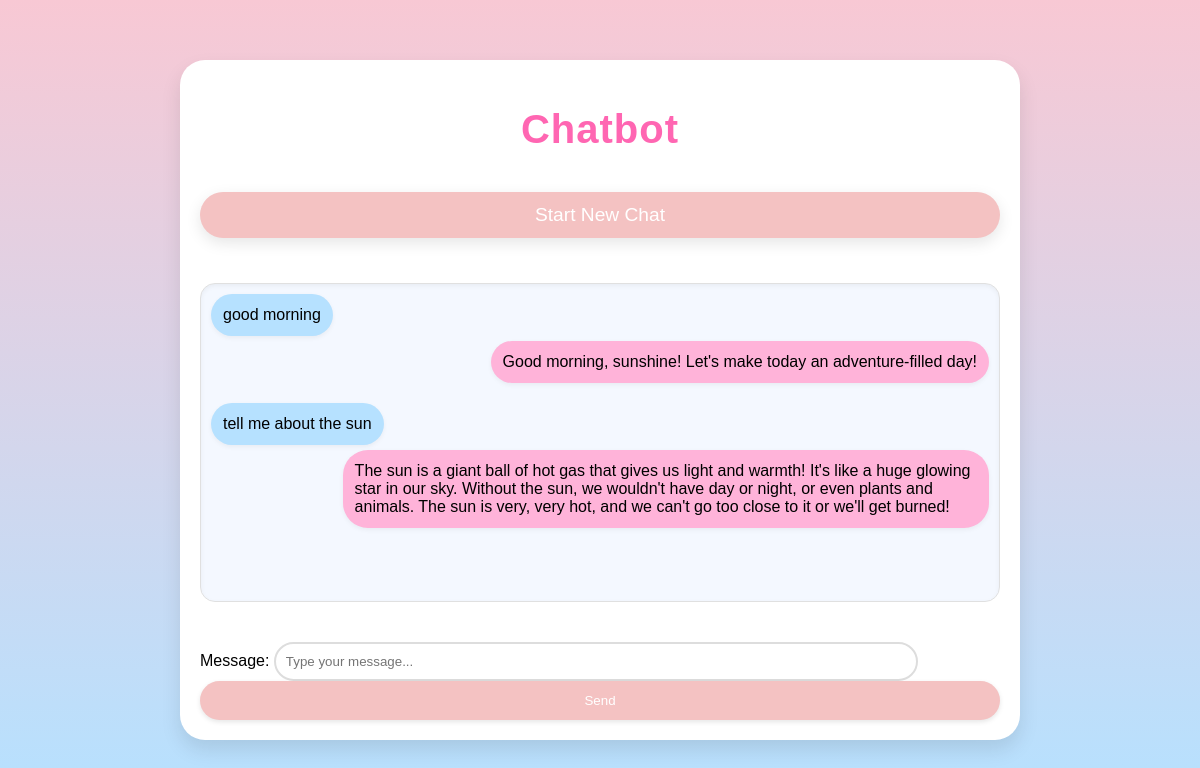
The page / on the database its author committed.
### chatbot_app/models.py (models this page shows, shortened)
class ChatMessage(models.Model):
    user_message = models.TextField()
    bot_response = models.TextField()
    timestamp = models.DateTimeField(auto_now_add=True)

### chatbot_app/views.py (the view)
# urls.py: path('', views.chatbot_view, name='chatbot'),
def chatbot_view(request):
    if request.method == 'POST':
        if 'new_chat' in request.POST:
            ChatMessage.objects.all().delete()
            return redirect('chatbot')
        form = ChatForm(request.POST)
        if form.is_valid():
            user_message = form.cleaned_data['message']
            bot_response = get_gemini_response(user_message)
            ChatMessage.objects.create(user_message=user_message, bot_response=bot_response)
            chat_messages = ChatMessage.objects.all()
            return render(request, 'chatbot.html', {'form': ChatForm(), 'chat_messages': chat_messages})
    else:
        chat_messages = ChatMessage.objects.all()
        form = ChatForm()
    return render(request, 'chatbot.html', {'form': form, 'chat_messages': chat_messages})

### chatbot_app/forms.py
class ChatForm(forms.Form):
    message = forms.CharField(
        widget=forms.TextInput(attrs={'class': 'chat-input', 'placeholder': 'Type your message...'})
    )

### chatbot_app/templates/chatbot.html (shortened to what this page needs)
<!DOCTYPE html>
<html>
<head>
    {% load static %}
    <link rel="stylesheet" href="{% static 'css/style.css' %}">
</head>
<body>
    <div class="chat-container">
        <h1>Chatbot</h1>
         <div class="new-chat-container">
            <form method="post">
                 <button class="new-chat-button" type="submit">Start New Chat</button>
             </form>
         </div>
        <div class="chat-history">
            {% for message in chat_messages %}
                <div class="chat-message">
                    <div class="user-message">{{ message.user_message }}</div>
                    <div class="bot-message">{{ message.bot_response }}</div>
                </div>
            {% endfor %}
        </div>
        <div class="form-container">
            <form method="post">
                {{ form }}
                <button type="submit">Send</button>
             </form>
        </div>
    </div>
</body>
</html>

### chatbot_app/static/css/style.css (style rules this page uses)
.chat-container { background-color: #fff; border-radius: 15px; box-shadow: 0 5px 20px rgba(0, 0, 0, 0.1); padding: 30px; width: 400px; overflow: hidden; position: relative; z-index: 1; }
h1 { text-align: center; color: #FF69B4; margin-bottom: 20px; letter-spacing: 1px; font-weight: bold; }
.new-chat-container { display: flex; justify-content: center; margin-bottom: 15px; }
.new-chat-button { padding: 10px 20px; background-color: #4A3C50; color: #fff; border: none; border-radius: 25px; cursor: pointer; transition: background-color 0.3s ease; box-shadow: 0 2px 5px rgba(0,0,0,0.1); margin-bottom: 10px; }
.chat-history { height: 300px; overflow-y: auto; border: 1px solid #e0e0e0; padding: 15px; margin-bottom: 15px; border-radius: 10px; background-color: #f0f0f0; box-shadow: inset 0 2px 5px rgba(0,0,0,0.05); }
.chat-message { margin-bottom: 15px; display: flex; align-items: flex-start; flex-direction: column; }
.user-message { background-color: #add8e6; padding: 12px; border-radius: 20px 20px 2px 20px; margin-right: auto; margin-bottom: 5px; max-width: 70%; word-wrap: break-word; box-shadow: 0 2px 5px rgba(0, 0, 0, 0.05); }
.bot-message { background-color: #FFB6C1; padding: 12px; border-radius: 20px 20px 20px 2px; margin-left: auto; margin-bottom: 5px; max-width: 70%; word-wrap: break-word; box-shadow: 0 2px 5px rgba(0, 0, 0, 0.05); }
.chat-input { width: calc(80% - 20px); padding: 10px; border: 2px solid #ddd; border-radius: 25px; margin-right: 10px; }
.form-container { display: flex; justify-content: space-between; align-items: center; }
button { padding: 10px 20px; background-color: #FF69B4; color: #fff; border: none; border-radius: 25px; cursor: pointer; transition: background-color 0.3s ease; box-shadow: 0 2px 5px rgba(0,0,0,0.1); }

### chatbot_app/templates/chatbot.html (style rules this page uses)
body { margin: 0; padding: 0; display: flex; justify-content: center; align-items: center; height: 100vh; font-family: 'Arial', sans-serif; background: linear-gradient(to bottom, #f8c8d4, #b6e1ff); }
.chat-container { width: 100%; max-width: 800px; height: 80vh; background-color: white; border-radius: 25px; box-shadow: 0 10px 20px rgba(0, 0, 0, 0.1); padding: 20px; display: flex; flex-direction: column; gap: 20px; overflow: hidden; }
h1 { text-align: center; color: #ff66b2; font-size: 2.5rem; font-weight: bold; }
.new-chat-container { text-align: center; }
.new-chat-button { padding: 12px 24px; font-size: 1.2rem; background-color: #f4c2c2; color: white; border: none; border-radius: 30px; cursor: pointer; box-shadow: 0 5px 15px rgba(0, 0, 0, 0.1); transition: background-color 0.3s ease, transform 0.3s ease; }
.chat-history { max-height: 60vh; overflow-y: auto; margin-bottom: 20px; padding-right: 15px; background-color: #f4f8ff; border-radius: 15px; padding: 10px; }
.chat-message { margin-bottom: 15px; display: flex; flex-direction: column; align-items: flex-start; }
.user-message { background-color: #b6e1ff; padding: 12px; border-radius: 25px; margin-bottom: 5px; color: black; max-width: 80%; word-wrap: break-word; }
.bot-message { background-color: #ffb3d9; padding: 12px; border-radius: 25px; color: black; max-width: 80%; word-wrap: break-word; }
.form-container { display: flex; justify-content: space-between; }
form { width: 100%; }
button[type="submit"] { padding: 12px 24px; background-color: #f4c2c2; color: white; border: none; border-radius: 25px; cursor: pointer; width: 100%; transition: background-color 0.3s ease, transform 0.3s ease; }

### rows shown on the page
ChatMessage: user_message "good morning", bot_response "Good morning, sunshine! Let's make today an adventure-filled day!"
ChatMessage: user_message "tell me about the sun", bot_response "The sun is a giant ball of hot gas that gives us light and warmth! It's like a huge glowing star in our sky. Without the sun, we wouldn't have day or night, or even plants and animals. The sun is very, very hot, and we can't go too close to it or we'll get burned!"
